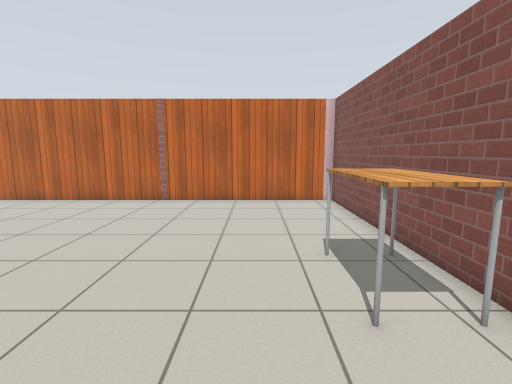
[1] (above)

19 first-person views from a walk through a robot-simulator world made for Gazebo. The camera is 1.2 m above the floor, tilts 8° down and sees 85° across. The floor is counted in squares, 0.5 m on a side. Each view is taken from the middle of a square. On the plan, view 1 faces up. The plan holds only what a view shows up to about 18 squares ahead; the rest is blank. The place goes on beyond the plan. Robots are left out. Simple patterns stand in for the simulator's built-in surfaces.

[2]
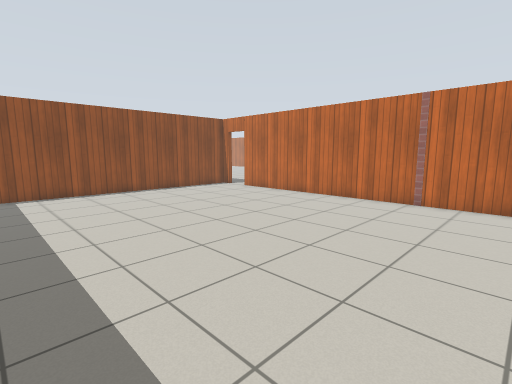

[3]
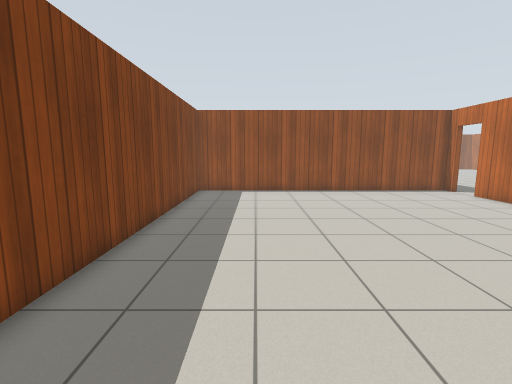

[4]
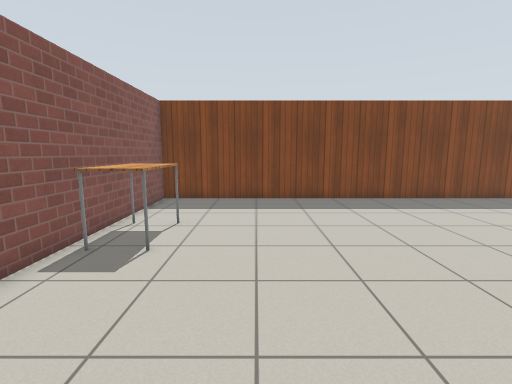

[5]
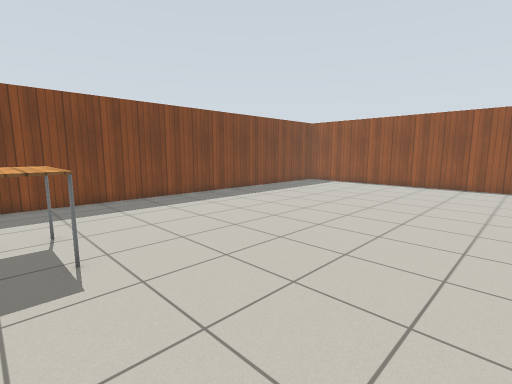

[6]
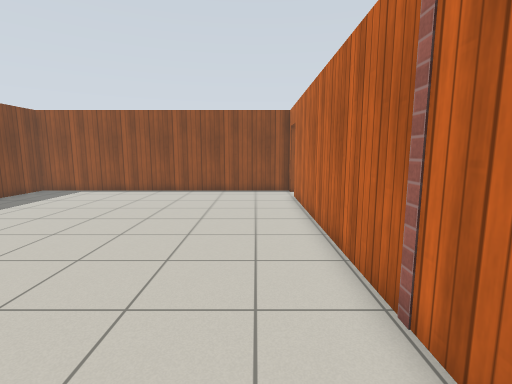

[7]
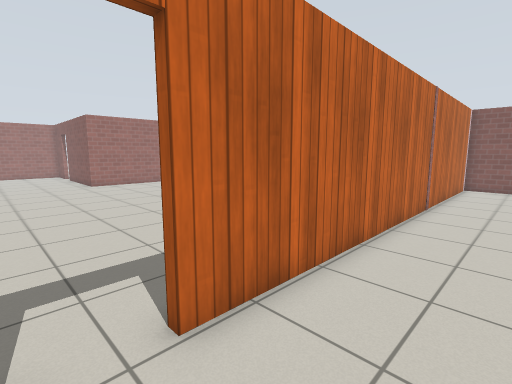

[8]
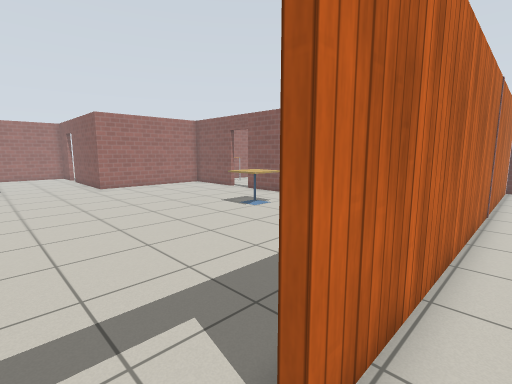

[9]
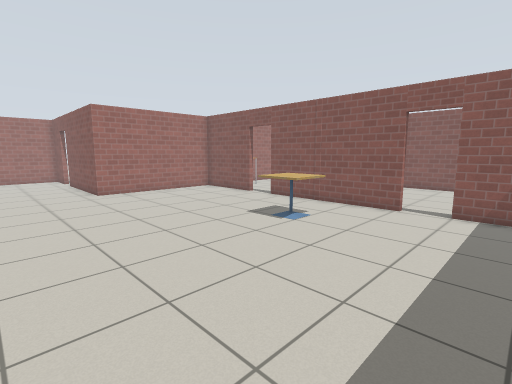

[10]
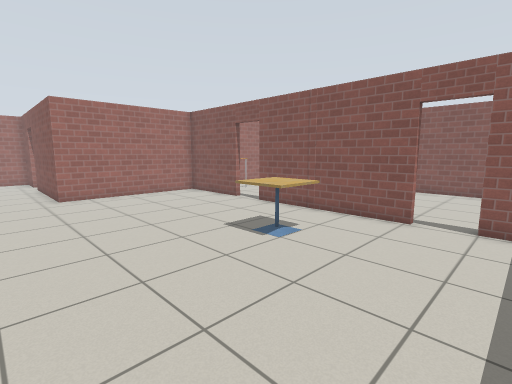

[11]
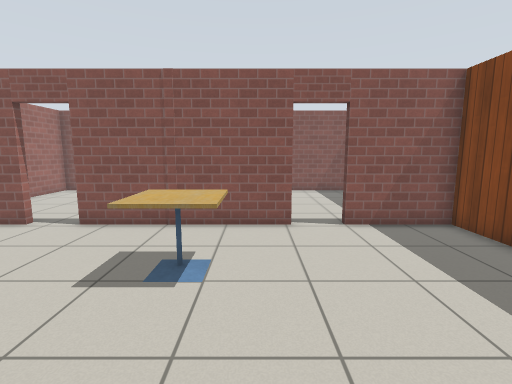

[12]
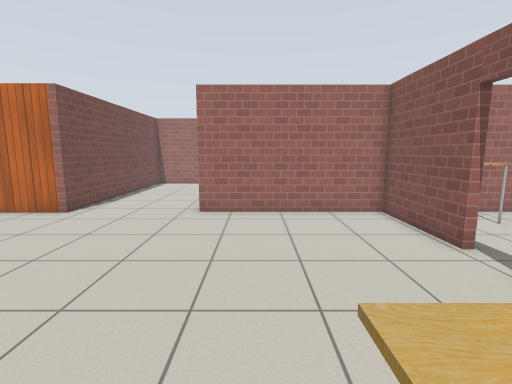

[13]
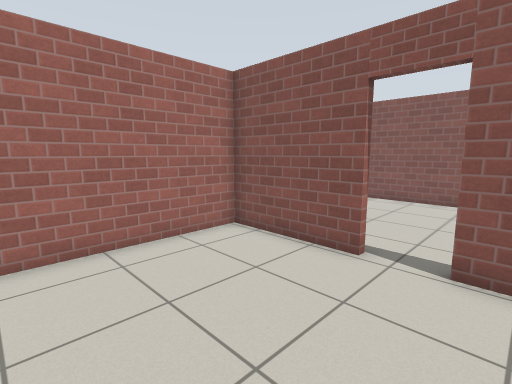

[14]
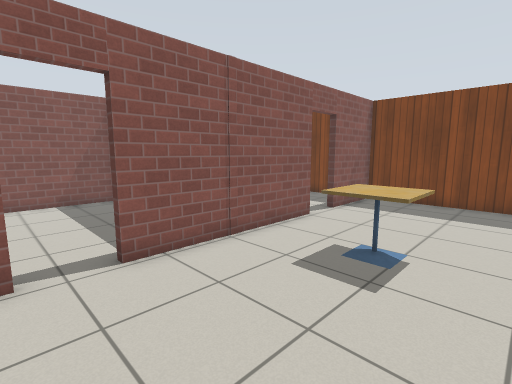

[15]
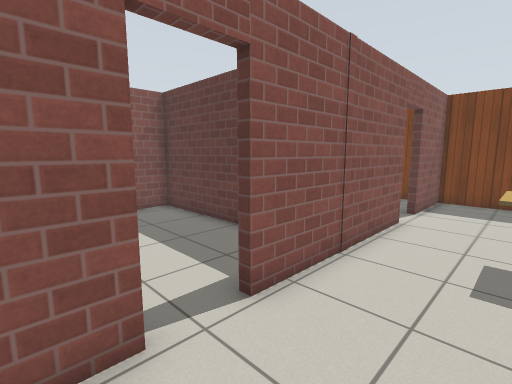

[16]
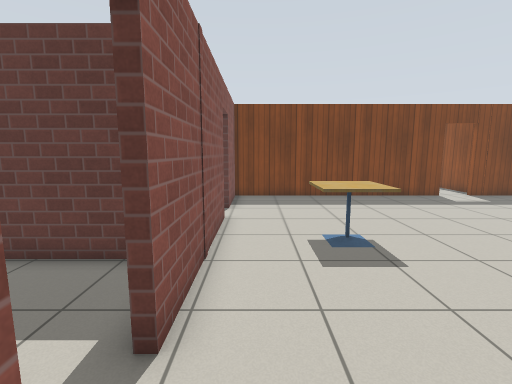

[17]
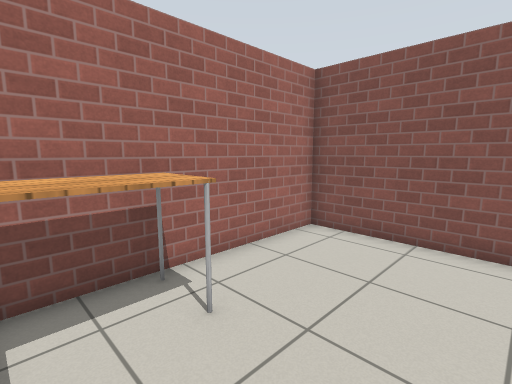

[18]
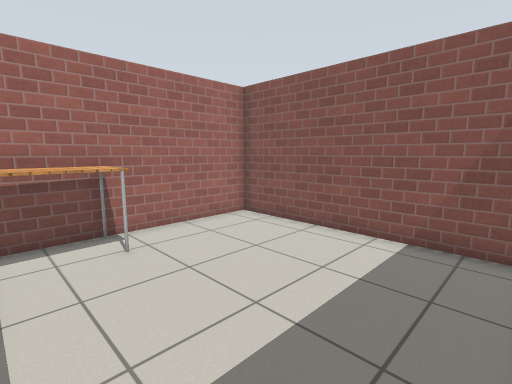

[19]
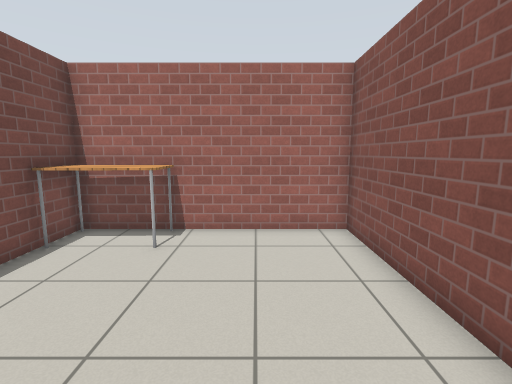

### Floor plan
Ten units are one square. View 1 is at (0, 0); x grows to the right and y downward. Boxes are objects, and circles mark ways between rooms. Rooms are numbered by the first view taken in them; rooms with no view inside come last. Other rooms are left out.
<svg viewBox="-201 -380 245 401">
<path fill="none" stroke="#000" d="M-181 -141 -188 -141 -188 16 39 16 39 -141 -163 -141M-48 -286 -48 -332 -123 -332 -123 -375M-48 -198 -48 -270M-163 -144 -48 -144 -48 -181M-195 -144 -181 -144M-176 -375 -176 -331 -196 -331M-31 -239 39 -239 39 -332 -40 -332M-35 -144 -11 -144M39 -151 39 -236 -45 -236 -45 -208"/>
<rect x="15" y="-65" width="20" height="40" fill="#bbb"><title>table</title></rect>
<rect x="-95" y="-235" width="20" height="20" fill="#bbb"><title>cafe table</title></rect>
<rect x="-45" y="-325" width="30" height="20" fill="#bbb"><title>table</title></rect>
<rect x="-45" y="-235" width="40" height="20" fill="#bbb"><title>table</title></rect>
<circle cx="-175" cy="-140" r="3" fill="#2a7"/>
<circle cx="-50" cy="-275" r="3" fill="#2a7"/>
<circle cx="-50" cy="-185" r="3" fill="#2a7"/>
<text x="-80" y="-60">1</text>
<text x="-130" y="-250">2</text>
<text x="-10" y="-290">3</text>
<text x="-10" y="-190">4</text>
</svg>
Room 1 opens to room 2. Room 2 opens to room 3. Room 2 opens to room 4.

Where each view was taken, in squares from view 1:
view 1: 0 up, 0 right, facing up
view 2: 0 up, 1 left, facing up-left
view 3: 2 up, 1 left, facing left
view 4: 13 up, 1 left, facing down
view 5: 13 up, 3 right, facing down-left
view 6: 12 up, 1 left, facing left
view 7: 11 up, 18 left, facing up-right
view 8: 13 up, 18 left, facing up-right
view 9: 16 up, 17 left, facing up-right
view 10: 17 up, 15 left, facing up-right
view 11: 21 up, 14 left, facing right
view 12: 22 up, 10 left, facing up
view 13: 26 up, 11 left, facing up-right
view 14: 29 up, 11 left, facing down-right
view 15: 30 up, 8 left, facing down-right
view 16: 30 up, 6 left, facing down
view 17: 28 up, 4 left, facing up-right
view 18: 15 up, 4 left, facing up-right
view 19: 15 up, 1 right, facing up
